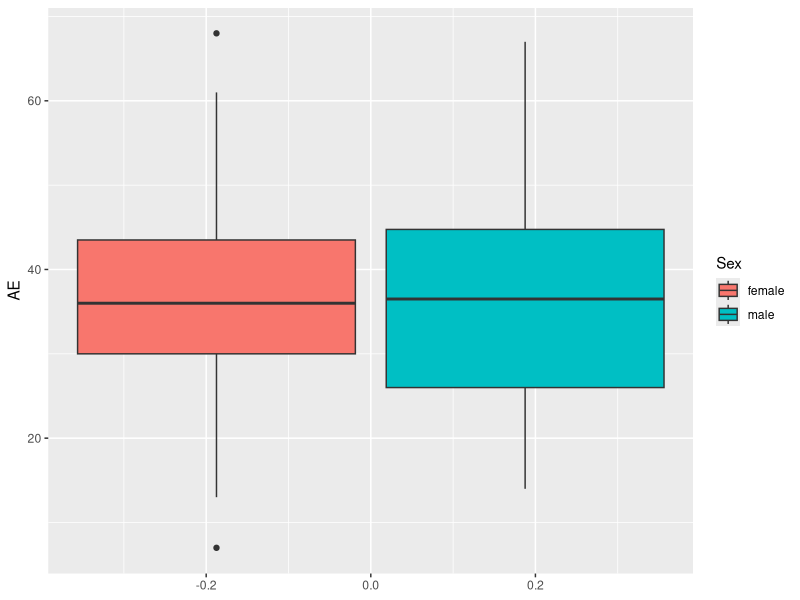
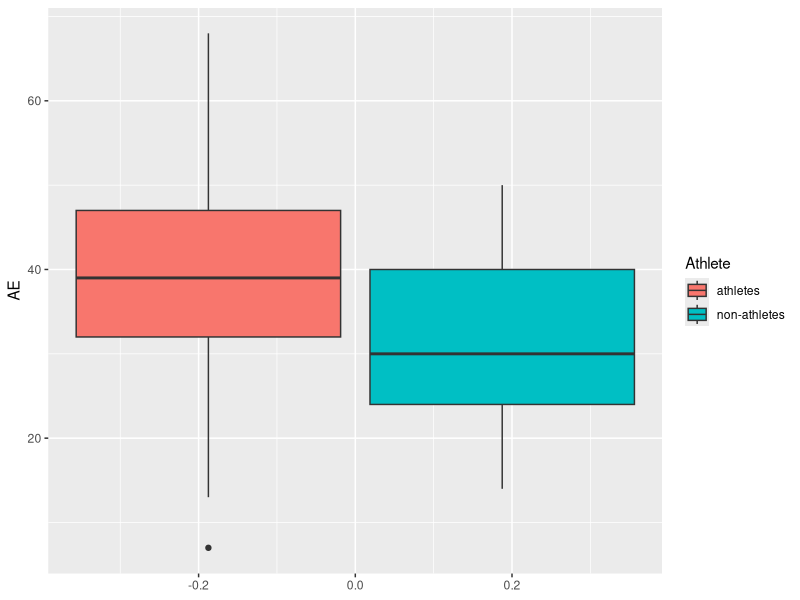
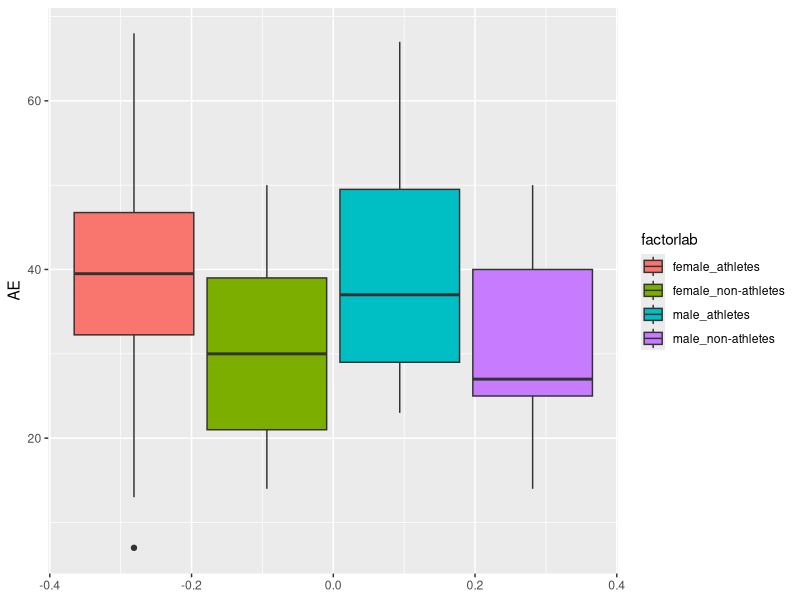
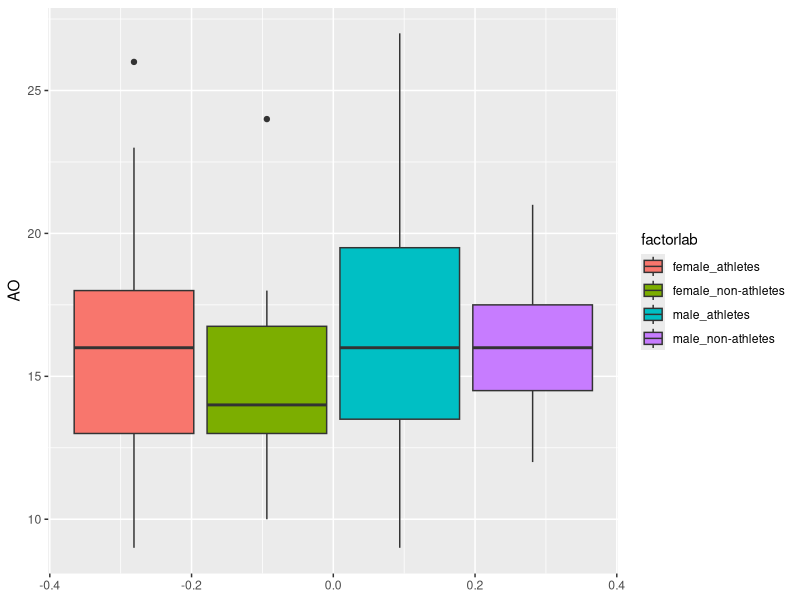
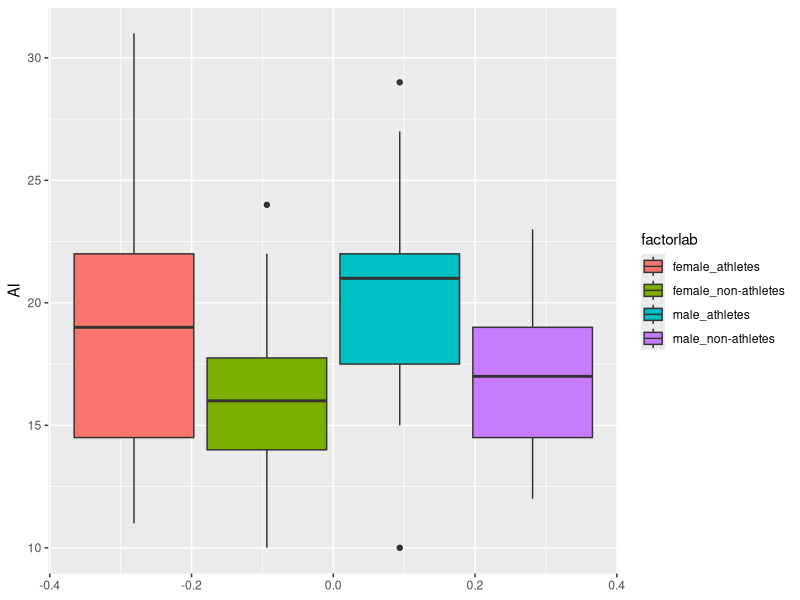
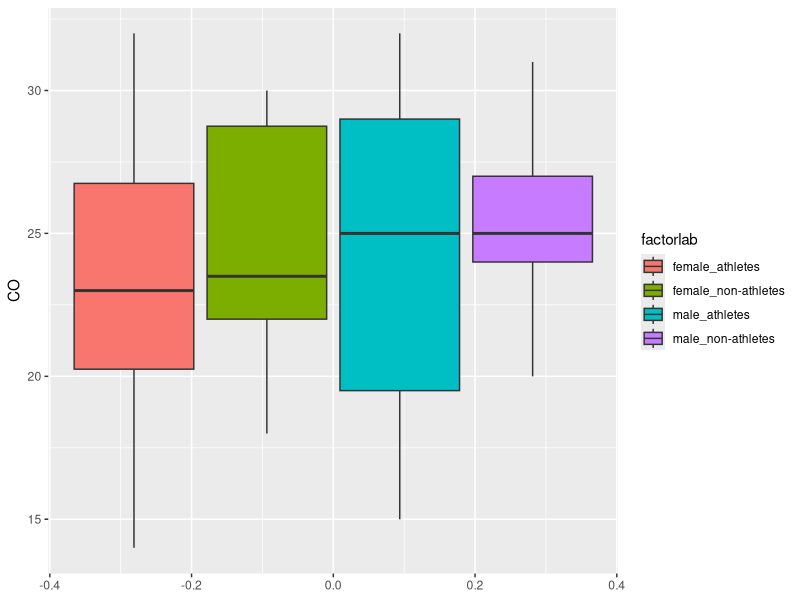
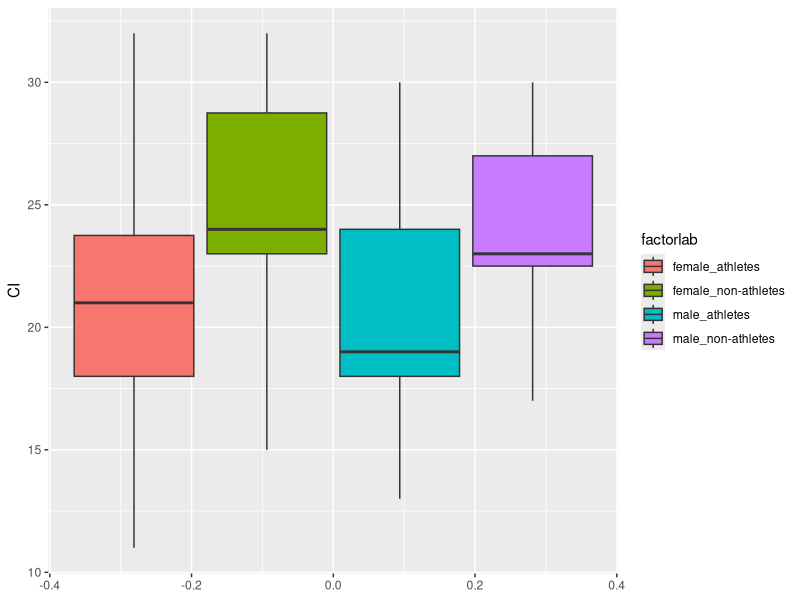
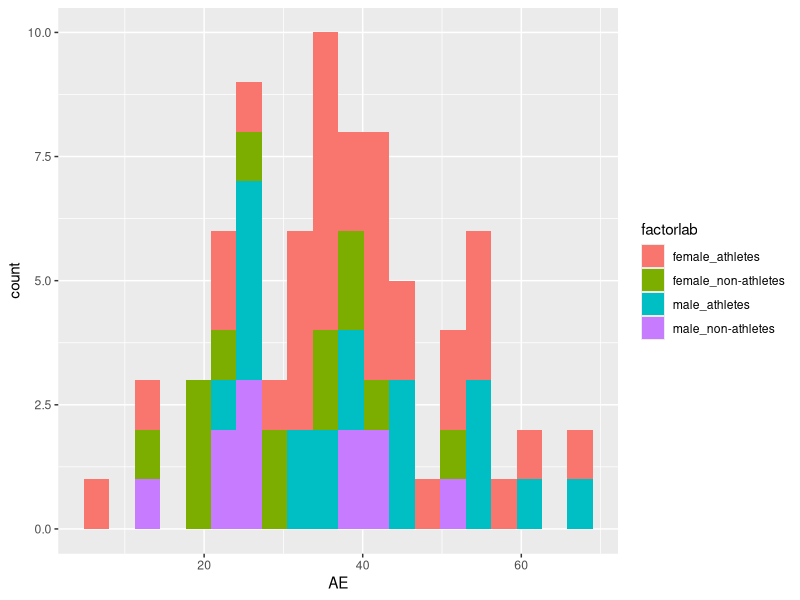

Source code (R) for these figures, in order: (Note: this script raises an error after producing the figures.)
library(tidyverse)
data = read_csv("angry_moods.csv") %>% 
          mutate(Sex = ifelse(Sex==2, 0, 1)) %>% 
          mutate(Athlete = ifelse(Athlete==2, 0, 1))
#1: male 2/0:female
#1: athletes, 2/0: non-athletes
data

data$Sex <- factor(data$Sex, labels=c("female", "male"))
data$Athlete <- factor(data$Athlete, labels=c("athletes","non-athletes"))
names(data)[3:7] <- c("AO", "AI", "CO", "CI", "AE")

data$factorlab <- factor(paste(as.character(data$Sex), as.character(data$Athlete), sep="_"))
data

# data$Gender<-factor(ifelse(data$Gender==1, "male", "female"))
# data$Athlete<-factor(ifelse(data$Athlete==1, "athletes", "non-athletes"))

#mosicplot?

#boxplots
#marginal
ggplot(data, aes(y = AE, fill = Sex)) + geom_boxplot() # <-
ggplot(data, aes(y = AE, fill = Athlete)) + geom_boxplot() # <-
#joint(???)
ggplot(data, aes(y = AE, fill = factorlab)) + geom_boxplot() # <-?


ggplot(data, aes(y = AO, fill = factorlab)) + geom_boxplot()
ggplot(data, aes(y = AI, fill = factorlab)) + geom_boxplot()
ggplot(data, aes(y = CO, fill = factorlab)) + geom_boxplot()
ggplot(data, aes(y = CI, fill = factorlab)) + geom_boxplot()


#histograms
ggplot(data, aes(x = AE, fill = factorlab)) + geom_histogram(bins = 20) #stacked
ggplot(data, aes(x = AO, fill = factorlab)) + geom_histogram(bins = 20) #stacked
ggplot(data, aes(x = AI, fill = factorlab)) + geom_histogram(bins = 20) #stacked
ggplot(data, aes(x = CO, fill = factorlab)) + geom_histogram(bins = 20) #stacked
ggplot(data, aes(x = CI, fill = factorlab)) + geom_histogram(bins = 20) #stacked

ggplot(data, aes(x = AE, fill = factorlab)) + 
    geom_histogram(alpha=0.5, position="identity", bins = 20)
ggplot(data, aes(x = AO, fill = factorlab)) + 
    geom_histogram(alpha=0.5, position="identity", bins = 20)
ggplot(data, aes(x = AI, fill = factorlab)) + 
    geom_histogram(alpha=0.5, position="identity", bins = 20)
ggplot(data, aes(x = CO, fill = factorlab)) + 
    geom_histogram(alpha=0.5, position="identity", bins = 20)
ggplot(data, aes(x = CI, fill = factorlab)) + 
    geom_histogram(alpha=0.5, position="identity", bins = 20)

#density
ggplot(data, aes(x = AE, fill = factorlab)) + 
    geom_density(alpha=0.5, position="identity") + ylim(0, 0.05)

ggplot(data, aes(x = AO, fill = factorlab)) + 
    geom_density(alpha=0.5, position="identity") + ylim(0, 0.15)
ggplot(data, aes(x = AI, fill = factorlab)) + 
    geom_density(alpha=0.5, position="identity") + ylim(0, 0.15)
ggplot(data, aes(x = CO, fill = factorlab)) + 
    geom_density(alpha=0.5, position="identity") + ylim(0, 0.15)
ggplot(data, aes(x = CI, fill = factorlab)) + 
    geom_density(alpha=0.5, position="identity") + ylim(0, 0.15)


#scatterplot
ggplot(angry, aes(x = AO, after_stat(density))) +
    geom_histogram(bins = 20, col=factorlab) +
    geom_density(fill = "blue", alpha = 0.2)

ggplot(angry, aes(x = AI, after_stat(density))) +
    geom_histogram(bins = 20) +
    geom_density(fill = "blue", alpha = 0.2)

ggplot(angry, aes(x = CO, after_stat(density))) +
    geom_histogram(bins = 20) +
    geom_density(fill = "blue", alpha = 0.2)

ggplot(angry, aes(x = CI, after_stat(density))) +
    geom_histogram(bins = 20) +
    geom_density(fill = "blue", alpha = 0.2)

ggplot(angry, aes(x = AE, after_stat(density))) +
    geom_histogram(bins = 15) +
    geom_density(fill = "blue", alpha = 0.2) + 
    facet_wrap(~Gender + Sports, scales = "fixed")


# for final goal
library(GGally)
pairs(data[, 3:6]) # <- include this

data$factorlab_sim <- data$factorlab
levels(data$factorlab_sim) <- c("F-A","F-N","M-A","M-N")
ggpairs(data, aes(colour=factorlab_sim, alpha = 0.4),
    columns = c("AE", "AO", "AI", "CO", "CI"))
